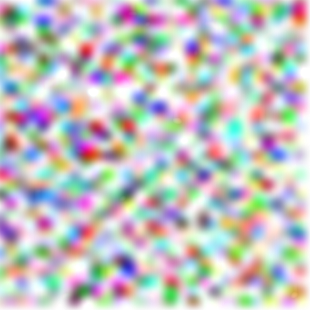
#> input picture Pack/msix/Assets/Square310x310Logo.png, 310 x 310 px, found by its file name
$ python gen_unplated_icons.py
#> lines starting #> are read from the running program, lines starting #| are printed output that depends on the picture
# -*- coding: utf-8 -*-
"""
Generate taskbar unplated variants from ORIGINAL logos.
Do NOT shrink / add padding — keep artwork full-size; only resize.
Unplated files tell Windows not to draw a color plate on the taskbar.
"""
from PIL import Image
from pathlib import Path

ROOT = Path(r"e:\BB_pro\gitHub\lailaichen\YoyoScreenshot")
ASSETS = ROOT / "Pack" / "msix" / "Assets"


def scrub_fringe(im: Image.Image, a_cut: int = 8) -> Image.Image:
	im = im.copy()
	px = im.load()
	w, h = im.size
	for y in range(h):
		for x in range(w):
			r, g, b, a = px[x, y]
			if a <= a_cut:
				px[x, y] = (0, 0, 0, 0)
	return im


def resize_hq(im: Image.Image, size: int) -> Image.Image:
	return scrub_fringe(im.resize((size, size), Image.Resampling.LANCZOS))


def save(im: Image.Image, path: Path):
	im.save(path, "PNG")
	print(f"wrote {path.name} {im.size} bbox={im.getbbox()}")


def main():
	master = Image.open(ASSETS / "Square310x310Logo.png").convert("RGBA")
#> master is the input picture: PIL image 310x310 RGBA; mean R, G, B, A 130.8, 131.7, 129.6, 128.3
	master = scrub_fringe(master)
	print(f"master bbox={master.getbbox()} corner={master.getpixel((0,0))}")
#| master bbox=(0, 0, 310, 310) corner=(147, 53, 122, 52)

	# Keep Square44 as restored original; only emit qualifier variants
	target_sizes = [16, 20, 24, 30, 32, 36, 40, 48, 60, 64, 72, 80, 96, 256]
	for s in target_sizes:
		img = resize_hq(master, s)
		save(img, ASSETS / f"Square44x44Logo.targetsize-{s}.png")
		save(img, ASSETS / f"Square44x44Logo.targetsize-{s}_altform-unplated.png")
		save(img, ASSETS / f"Square44x44Logo.targetsize-{s}_altform-lightunplated.png")
#> this loop made 14 passes
#> (printed output is left out)
#> pass 1, in scrub_fringe (call 2), `im = im.copy()`:
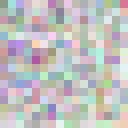
#> im: PIL image 16x16 RGBA (shown 8 times larger); mean R, G, B, A 132.5, 131.5, 130.2, 129.6; transparent parts drawn white
#> pass 2, in scrub_fringe (call 3), `im = im.copy()`:
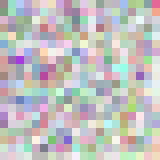
#> im: PIL image 20x20 RGBA (shown 8 times larger); mean R, G, B, A 131.8, 131.2, 129.4, 129.3; transparent parts drawn white
#> pass 3, in scrub_fringe (call 4), `im = im.copy()`:
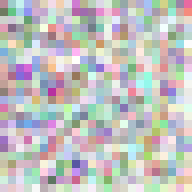
#> im: PIL image 24x24 RGBA (shown 8 times larger); mean R, G, B, A 131.3, 131.6, 129.2, 129.1; transparent parts drawn white

	for scale, px in ((100, 44), (125, 55), (150, 66), (200, 88), (400, 176)):
		img = resize_hq(master, px)
		save(img, ASSETS / f"Square44x44Logo.scale-{scale}_altform-unplated.png")
		save(img, ASSETS / f"Square44x44Logo.scale-{scale}_altform-lightunplated.png")
#> this loop made 5 passes
#| wrote Square44x44Logo.scale-100_altform-unplated.png (44, 44) bbox=(0, 0, 44, 44)
#| wrote Square44x44Logo.scale-100_altform-lightunplated.png (44, 44) bbox=(0, 0, 44, 44)
#| wrote Square44x44Logo.scale-125_altform-unplated.png (55, 55) bbox=(0, 0, 55, 55)
#| wrote Square44x44Logo.scale-125_altform-lightunplated.png (55, 55) bbox=(0, 0, 55, 55)
#| wrote Square44x44Logo.scale-150_altform-unplated.png (66, 66) bbox=(0, 0, 66, 66)
#| wrote Square44x44Logo.scale-150_altform-lightunplated.png (66, 66) bbox=(0, 0, 66, 66)
#| wrote Square44x44Logo.scale-200_altform-unplated.png (88, 88) bbox=(0, 0, 88, 88)
#| wrote Square44x44Logo.scale-200_altform-lightunplated.png (88, 88) bbox=(0, 0, 88, 88)
#| wrote Square44x44Logo.scale-400_altform-unplated.png (176, 176) bbox=(0, 0, 176, 176)
#| wrote Square44x44Logo.scale-400_altform-lightunplated.png (176, 176) bbox=(0, 0, 176, 176)
#> pass 1, in scrub_fringe (call 16), `im = im.copy()`:
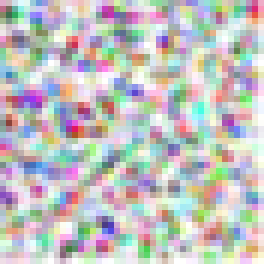
#> im: PIL image 44x44 RGBA (shown 6 times larger); mean R, G, B, A 130.6, 131.4, 129.5, 128.5; transparent parts drawn white
#> pass 2, in scrub_fringe (call 17), `im = im.copy()`:
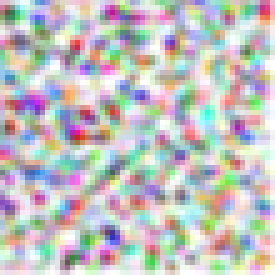
#> im: PIL image 55x55 RGBA (shown 5 times larger); mean R, G, B, A 130.6, 131.3, 129.4, 128.5; transparent parts drawn white

	print("DONE (base logos untouched)")


if __name__ == "__main__":
	main()

$ run again, with Pack/msix/Assets/Square44x44Logo.png copied over Pack/msix/Assets/Square310x310Logo.png
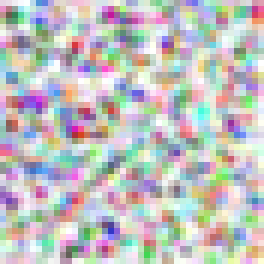
#> input picture Pack/msix/Assets/Square44x44Logo.png, 44 x 44 px, found by its file name (shown 6 times larger)
#> in main, master is the input picture: PIL image 44x44 RGBA; mean R, G, B, A 130.5, 131.6, 130.4, 129.8
#| master bbox=(0, 0, 44, 44) corner=(147, 53, 122, 52)
#> the loop in main, `for s in target_sizes:` made 14 passes
#> (printed output is left out)
#> after the loop in main, `for s in target_sizes:`:
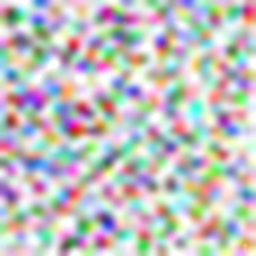
#> img: PIL image 256x256 RGBA; mean R, G, B, A 129.8, 130.8, 129.9, 129.7; transparent parts drawn white
#> the loop in main, `for scale, px in ((100, 44), (125, 55), (150, 66), (200, 88), (400, 17..` made 5 passes
#| wrote Square44x44Logo.scale-100_altform-unplated.png (44, 44) bbox=(0, 0, 44, 44)
#| wrote Square44x44Logo.scale-100_altform-lightunplated.png (44, 44) bbox=(0, 0, 44, 44)
#| wrote Square44x44Logo.scale-125_altform-unplated.png (55, 55) bbox=(0, 0, 55, 55)
#| wrote Square44x44Logo.scale-125_altform-lightunplated.png (55, 55) bbox=(0, 0, 55, 55)
#| wrote Square44x44Logo.scale-150_altform-unplated.png (66, 66) bbox=(0, 0, 66, 66)
#| wrote Square44x44Logo.scale-150_altform-lightunplated.png (66, 66) bbox=(0, 0, 66, 66)
#> (further printed lines are left out)
#> pass 3, in scrub_fringe (call 18), `im = im.copy()`:
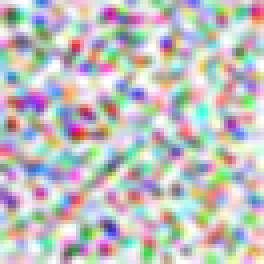
#> im: PIL image 66x66 RGBA (shown 4 times larger); mean R, G, B, A 130.4, 131.4, 130.4, 129.8; transparent parts drawn white
